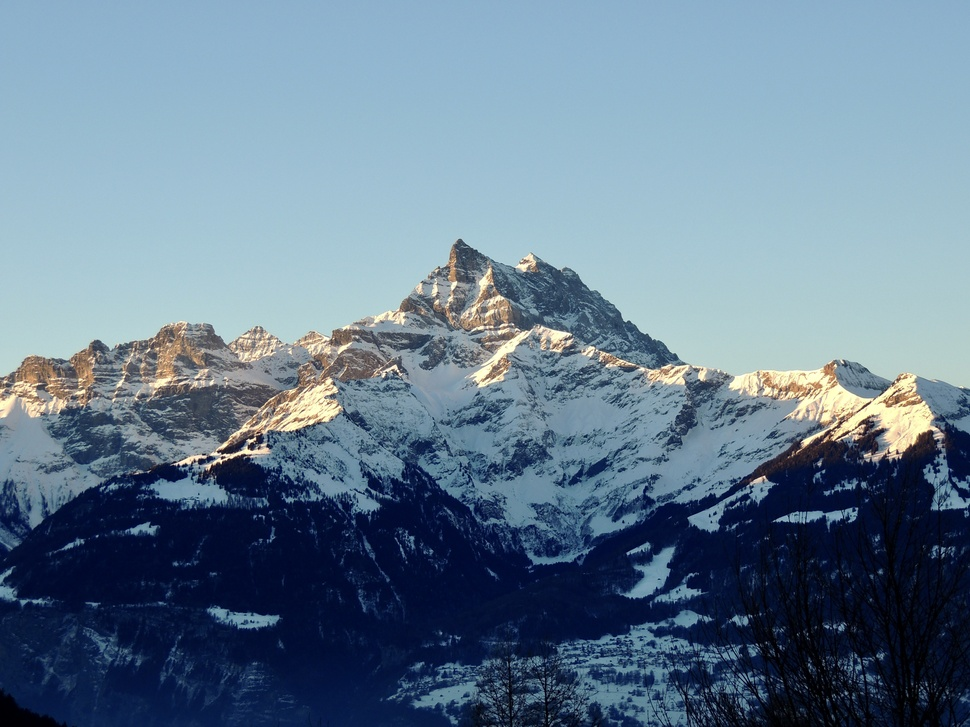
#> input picture HW_Zhuravlev_Fourrier_Transformation-main/dentsdumidi_avant.JPG, 970 x 727 px, shrunk from 4608 x 3456 before the run, found by its file name
$ python FT_Filters_Zhuravlev_HW1.py
#> lines starting #> are read from the running program, lines starting #| are printed output that depends on the picture
#!/usr/bin/env python3
# -*- coding: utf-8 -*-
"""
Created on Fri Nov  4 11:35:56 2022

@author: Vasily Zhuravlev

Template code: original code taken from Junjie Hu and Isabell Fetzer, 20220924 WKH

Homework 1: SDA 2022 HSG
"""


"""
Fourier Transformation
"""
#Import the neceassary library

from PIL import Image
from numpy.fft import fft,ifft
import numpy as np

#First image transformation


# Open the image by using Python Imaging Library(PIL)
image_before=Image.open('dentsdumidi_avant.jpg')
#> image_before is the input picture: PIL image 970x727 RGB; mean R, G, B 101.8, 124.9, 144.8
# Decoding and encoding image to float number
image_int=np.fromstring(image_before.tobytes(), dtype=np.int8)
# Processing Fourier transform
fft_transformed=fft(image_int)
# Filter the lower frequency, i.e. employ a high pass
fft_transformed=np.where(np.absolute(fft_transformed) < 9e4,0,fft_transformed)
# Inverse Fourier transform
fft_transformed=ifft(fft_transformed)
# Keep the real part
fft_transformed=np.int8(np.real(fft_transformed))
# Output the image
image_output=Image.frombytes(image_before.mode, image_before.size, fft_transformed)
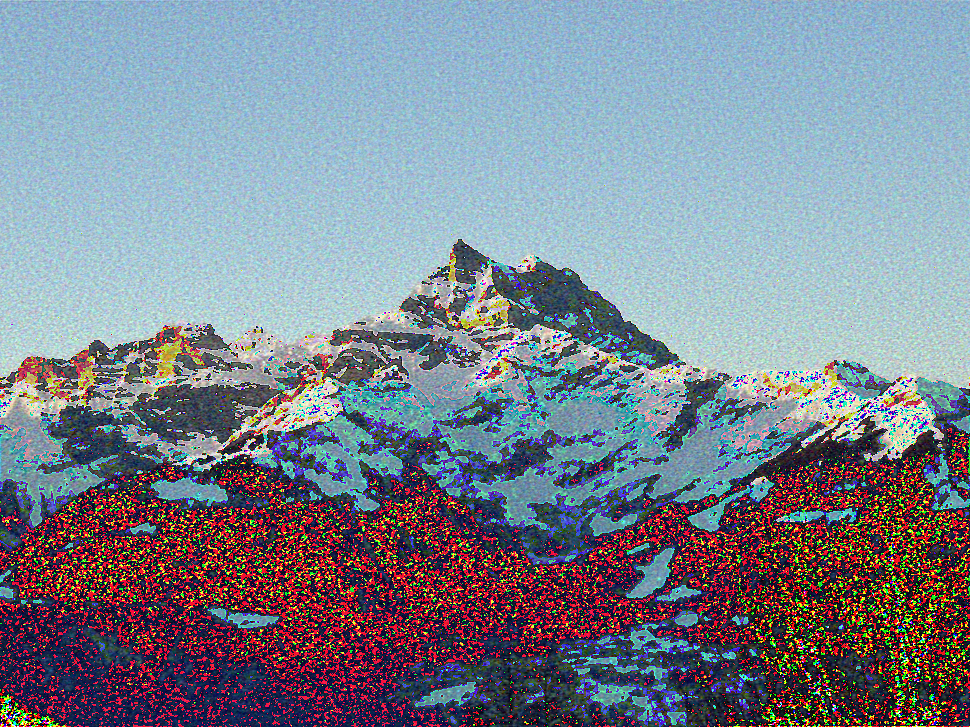
#> image_output: PIL image 970x727 RGB; mean R, G, B 123.2, 132.1, 144.9
image_output.show()
image_output.save("dentsdumidi_apres.jpg")


# Second image transformation using a slightly modified filter


# Open the image by using Python Imaging Library(PIL)
image_before=Image.open('zlatni_rat_do.jpg')
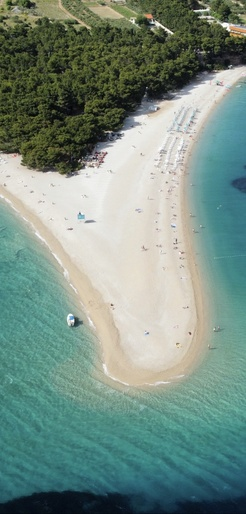
#> input picture HW_Zhuravlev_Fourrier_Transformation-main/zlatni_rat_do.jpg, 246 x 514 px, shrunk from 1170 x 2442 before the run
#> image_before is the input picture: PIL image 246x514 RGB; mean R, G, B 119.5, 142.1, 131.2
# Decoding and encoding image to float number
image_int=np.fromstring(image_before.tobytes(), dtype=np.int8)
# Processing Fourier transform
fft_transformed=fft(image_int)
# Filter the lower frequency, i.e. employ a high pass
fft_transformed=np.where(np.absolute(fft_transformed) < 9e5,0,fft_transformed)
# Inverse Fourier transform
fft_transformed=ifft(fft_transformed)
# Keep the real part
fft_transformed=np.int8(np.real(fft_transformed))
# Output the image
image_output=Image.frombytes(image_before.mode, image_before.size, fft_transformed)
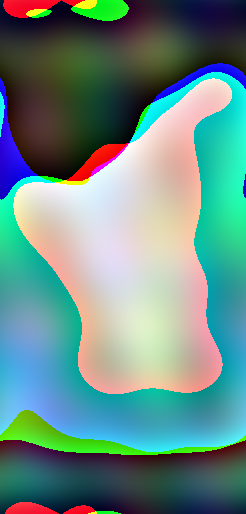
#> image_output: PIL image 246x514 RGB; mean R, G, B 104.2, 139.5, 133.6
image_output.show()
image_output.save("zlatni_rat_posle_9e5.jpg")


# Same image of the beach transformed using a slightly modified filter, lower frequency


# Open the image by using Python Imaging Library(PIL)
image_before=Image.open('zlatni_rat_do.jpg')
# Decoding and encoding image to float number
image_int=np.fromstring(image_before.tobytes(), dtype=np.int8)
# Processing Fourier transform
fft_transformed=fft(image_int)
# Filter the lower frequency, i.e. employ a high pass
fft_transformed=np.where(np.absolute(fft_transformed) < 9e6,0,fft_transformed)
# Inverse Fourier transform
fft_transformed=ifft(fft_transformed)
# Keep the real part
fft_transformed=np.int8(np.real(fft_transformed))
# Output the image
image_output=Image.frombytes(image_before.mode, image_before.size, fft_transformed)
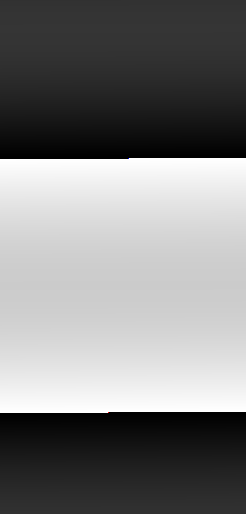
#> image_output: PIL image 246x514 RGB; mean R, G, B 126.5, 126.5, 126.5
image_output.show()
image_output.save("zlatni_rat_posle_9e6.jpg")
